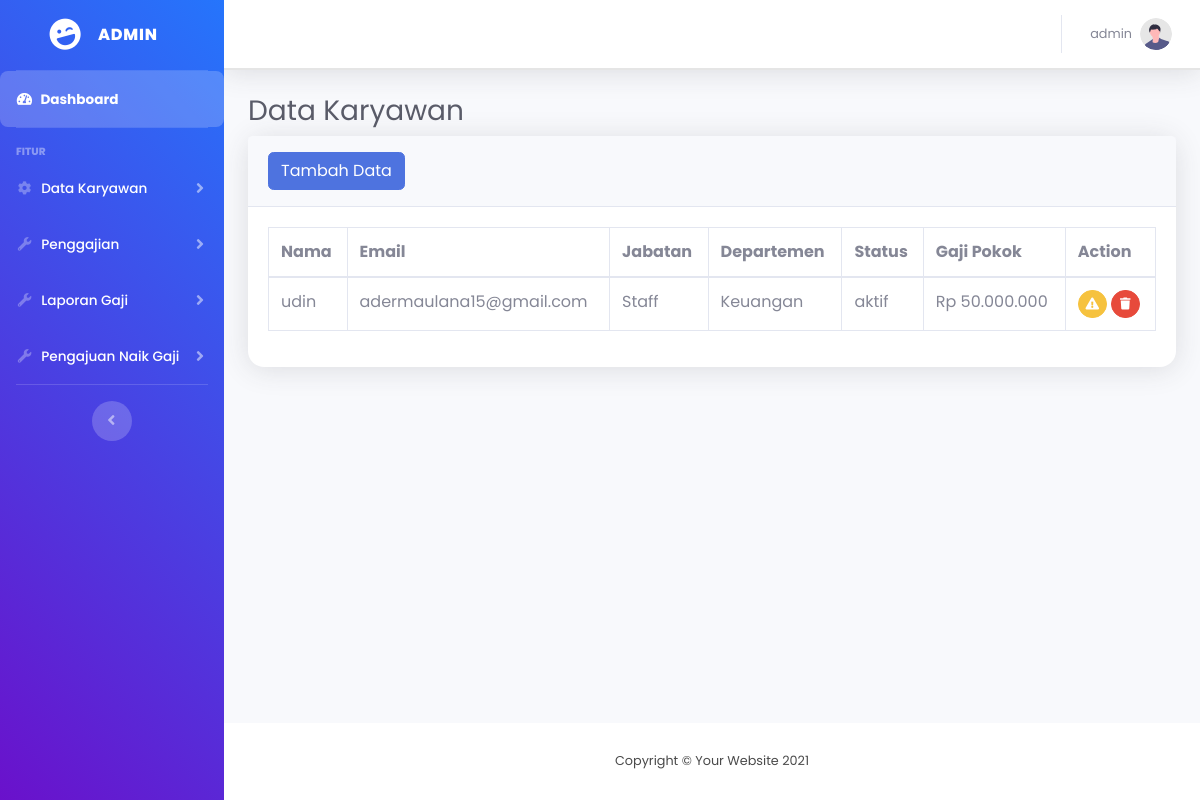
The app's page /admin/karyawan.php (signed in), older data.
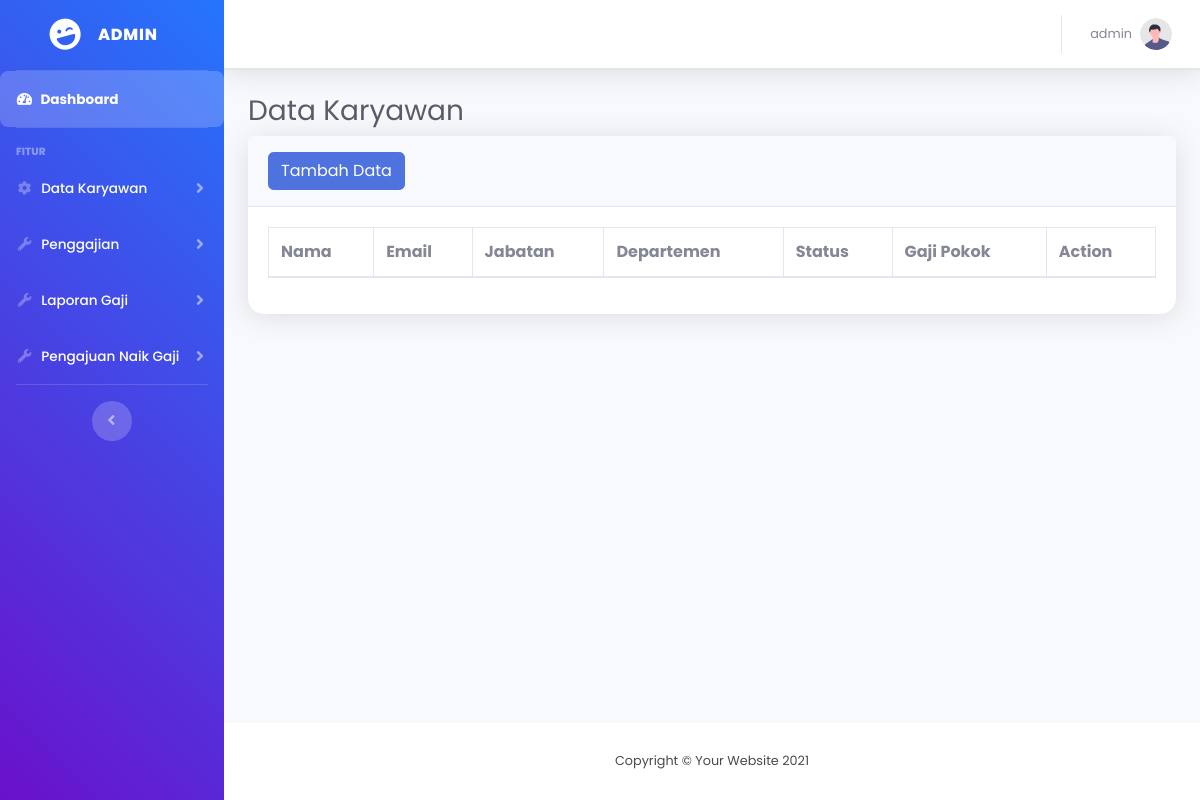
The same page, newer data.
### tables this page shows
CREATE TABLE `karyawan` (
  `id` int(11) NOT NULL,
  `nama` varchar(100) NOT NULL,
  `email` varchar(255) NOT NULL,
  `username` varchar(255) NOT NULL,
  `password` varchar(255) NOT NULL,
  `jabatan` varchar(100) NOT NULL,
  `departemen` varchar(100) DEFAULT NULL,
  `gaji_pokok` decimal(15,2) NOT NULL,
  `status` enum('aktif','non-aktif') DEFAULT 'aktif',
  `tanggal_bergabung` date DEFAULT NULL
);

### admin/karyawan.php (the view, shortened to what the changed rows need)
<?php
include '../koneksi.php';
?>
<!DOCTYPE html>
<html lang="en">
<head>
    <link href="../assets/vendor/fontawesome-free/css/all.min.css" rel="stylesheet" type="text/css">
    <link href="../assets/css/sb-admin-2.min.css" rel="stylesheet">
</head>
<body id="page-top">
    <div id="wrapper">
        <div id="content-wrapper" class="d-flex flex-column">
            <div id="content">
                <div class="container-fluid">
                    <h1 class="h3 mb-2 text-gray-800">Data Karyawan</h1>
                    <div class="card shadow mb-4">
                        <div class="card-body">
                            <div class="table-responsive">
                                <table class="table table-bordered" id="dataTable" width="100%" cellspacing="0">
                                    <thead>
                                        <tr>
                                            <th>Nama</th>
                                            <th>Email</th>
                                            <th>Jabatan</th>
                                            <th>Departemen</th>
                                            <th>Status</th>
                                            <th>Gaji Pokok</th>
                                            <th>Action</th>
                                        </tr>
                                    </thead>
                                    <tbody>
                                        <?php
                                    $tampil = mysqli_query($koneksi, "SELECT * FROM karyawan");
                                    while($data = mysqli_fetch_array($tampil)):
                                ?>
                                        <tr>
                                            <td><?= $data['nama'] ?></td>
                                            <td><?= $data['email'] ?></td>
                                            <td><?= $data['jabatan'] ?></td>
                                            <td><?= $data['departemen'] ?></td>
                                            <td><?= $data['status'] ?></td>
                                            <td>Rp <?= number_format($data['gaji_pokok'], 0, ',', '.') ?></td>
                                            <td>
                                                <a href="editkaryawan.php?hal=edit&id=<?= $data['id'] ?>"
                                                    class="btn btn-warning btn-circle btn-sm">
                                                    <i class="fas fa-exclamation-triangle"></i>
                                                </a>
                                                <a onclick="return confirm('Apakah Anda Yakin Ingin Menghapus Data?')"
                                                    href="karyawan.php?hal=hapus&id=<?= $data['id'] ?>"
                                                    class="btn btn-danger btn-circle btn-sm">
                                                    <i class="fas fa-trash"></i>
                                                </a>
                                            </td>
                                        </tr>
                                        <?php
                                        endwhile;
                                    ?>
                                    </tbody>
                                </table>
                            </div>
                        </div>
                    </div>
                </div>
            </div>
        </div>
    </div>
</body>
</html>

Row changes from the older to the newer data that the page shows:
removed karyawan: nama "udin", email "adermaulana15@gmail.com", jabatan "Staff", departemen "Keuangan", status "aktif", gaji_pokok "50.000.000"
